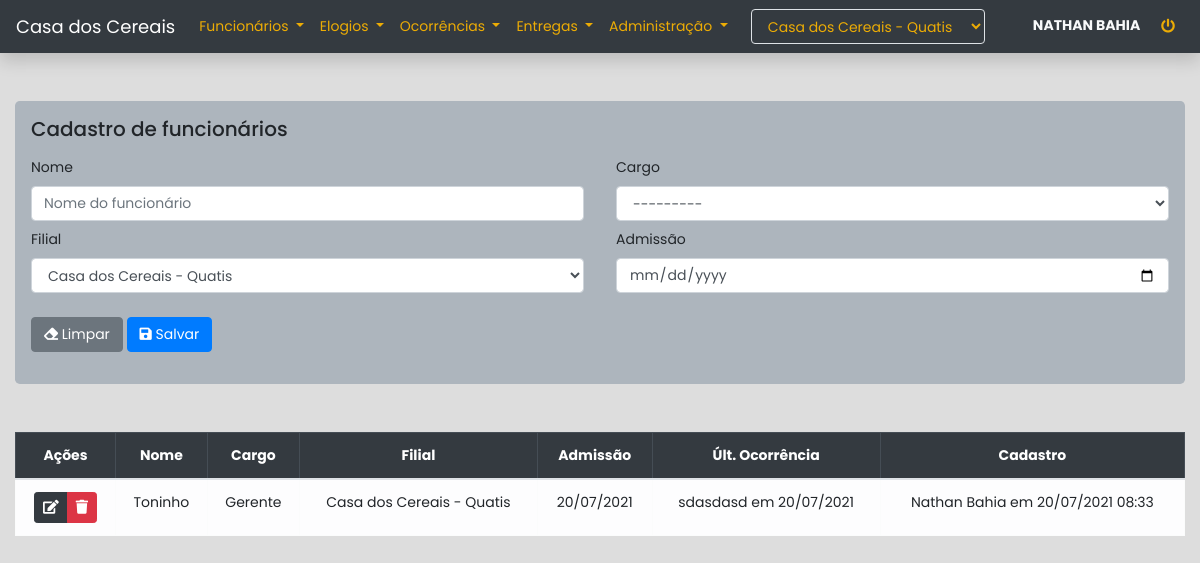
Page /funcionarios (signed in) on the earlier database version.
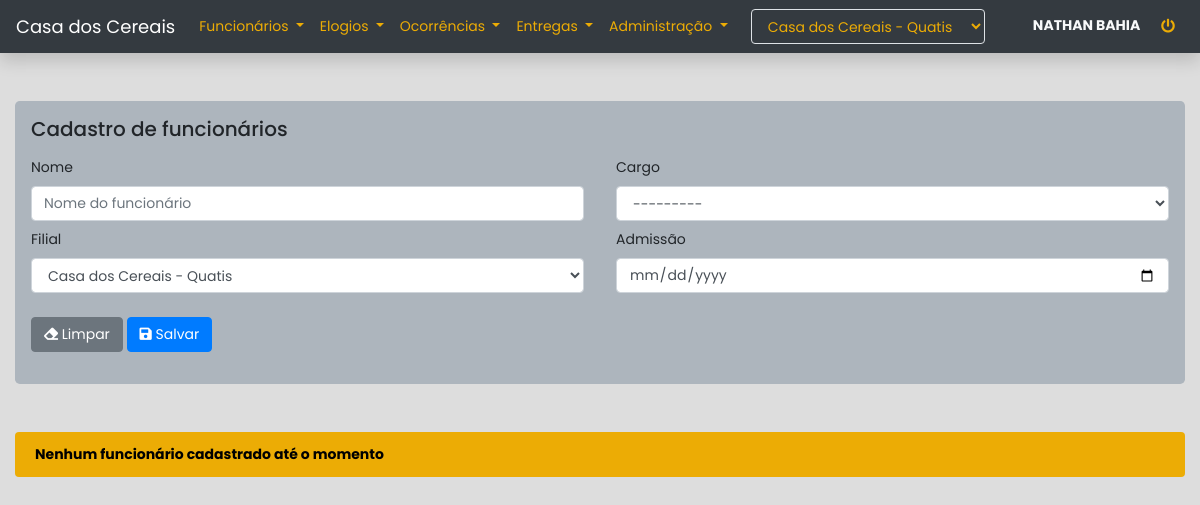
Same page on the later database version.
### apps/core/models.py (models this page shows, shortened)
class Base(models.Model):
    usuario = models.ForeignKey(get_user_model(), on_delete=models.SET_NULL, null=True)
    criacao = models.DateTimeField(auto_now_add=True)
    alteracao = models.DateTimeField(auto_now=True)
    ativo = models.BooleanField(default=True)
    class Meta:
        abstract = True
    @property
    def cadastro(self):
        dt = localtime(self.criacao)
        if self.usuario:
            return f"{self.usuario.get_full_name()} em {dt.strftime('%d/%m/%Y %H:%M')}"
        return f"Usuário excluído em {dt.strftime('%d/%m/%Y')}"

class Funcionario(Base):
    nome = models.CharField(max_length=255)
    admissao = models.DateField(blank=True, null=True)
    cargo = models.ForeignKey(Cargo, on_delete=models.SET_NULL, null=True, related_name='funcionarios')
    filial = models.ForeignKey(Filial, on_delete=models.CASCADE, related_name='funcionarios')
    class Meta:
        verbose_name = 'Funcionário'
        verbose_name_plural = 'Funcionários'
        ordering = ['nome']

class Cargo(Base):
    nome = models.CharField(max_length=255)
    filial = models.ForeignKey(Filial, on_delete=models.CASCADE)
    def __str__(self):
        return f'{self.nome}'
    class Meta:
        verbose_name = 'Cargo'
        verbose_name_plural = 'Cargos'
        ordering = ['nome']

class Filial(Base):
    nome = models.CharField(max_length=255)
    cidade = models.CharField(max_length=255)
    def __str__(self):
        return f'{self.nome} - {self.cidade}'
    class Meta:
        verbose_name = 'Filial'
        verbose_name_plural = 'Filiais'
        ordering = ['nome', 'cidade']

class Ocorrencia(Base):
    funcionario = models.ForeignKey(Funcionario, on_delete=models.CASCADE, related_name='ocorrencias')
    motivo = models.ForeignKey(Motivo, on_delete=models.SET_NULL, null=True)
    data = models.DateField()
    observacao = models.TextField()
    class Meta:
        verbose_name = 'Ocorrência'
        verbose_name_plural = 'Ocorrências'
        ordering = ['-data']

### apps/core/views.py (the view, shortened to what this page needs)
# urls.py: path('funcionarios', views.funcionarios, name='funcionarios'),
@login_required
def funcionarios(request, pk=None):
    usuario = request.user.perfil.latest('id')
    instance = None
    msg_sucesso = 'Funcionário cadastrado com sucesso'
    msg_erro = 'Falha ao cadastrar funcionário'
    if pk:
        instance = models.Funcionario.objects.get(pk=pk)
        msg_sucesso = 'Funcionário editado com sucesso'
        msg_erro = 'Falha ao editar funcionário'
    form = forms.FuncionarioForm(
        usuario=usuario,
        instance=instance
    )
    query = None
    if not instance:
        query = models.Funcionario.objects.filter(
            filial=usuario.filial,
            ativo=True
        )
    context = {
        'form': form,
        'instance': instance,
        'funcionarios': query,
    }
    return render(request, 'core/funcionarios/funcionarios.html', context)

### apps/core/context_processors.py (called while the page is built)
def usuario(request):
    if not request.user.is_authenticated:
        return {}
    context = {'usuario': {}}
    perfil = request.user.perfil.order_by('id').last()
    if perfil:
        context['usuario']['filial'] = perfil.filial
        context['usuario']['filiais'] = models.Filial.objects.all()
        if perfil.tipo == '2':
            context['usuario']['administrador'] = True
    return context

### apps/core/templates/core/funcionarios/funcionarios.html (shortened to what the changed rows need)
{% extends 'core/base.html' %}
{% load bootstrap4 %}
{% block content %}
<div class="container-fluid">
    <form method='post' class='my-5 jumbotron p-3' autocomplete="off">
        {% if instance %}
            <h5>Editar funcionário</h5>
        {% else %}
            <h5>Cadastro de funcionários</h5>
        {% endif %}
        <div class="row mx-0 mt-3">
        </div>
    </form>
    {% if not instance %}
        {% if funcionarios %}
            <div class="table-responsive mt-5">
                <table class="table table-bordered text-center">
                    <thead class="table-dark">
                        <tr>
                            <th>Ações</th>
                            <th>Nome</th>
                            <th>Cargo</th>
                            <th>Filial</th>
                            <th>Admissão</th>
                            <th>Últ. Ocorrência</th>
                            <th>Cadastro</th>
                        </tr>
                    </thead>
                    <tbody class="table-light">
                        {% for funcionario in funcionarios %}
                            <tr>
                                <td>
                                    <div class="btn-group">
                                        <a href="{% url 'core:edit_funcionarios' funcionario.id %}" class="btn btn-sm btn-dark" data-toggle="tooltip" title="Editar funcionário"><i class="fas fa-edit"></i></a>
                                        <button class="btn btn-sm btn-danger btn-delete-funcionario" data-funcionario="{{ funcionario.id }}" data-toggle="tooltip" title="Excluir funcionário"><i class="fas fa-trash"></i></button>
                                    </div>
                                </td>
                                <td>{{ funcionario.nome }}</td>
                                <td>{{ funcionario.cargo.nome }}</td>
                                <td>{{ funcionario.filial }}</td>
                                <td>{{ funcionario.admissao|date:'d/m/Y' }}</td>
                                {% if funcionario.ocorrencias.last.observacao %}
                                    <td>{{ funcionario.ocorrencias.last.observacao|truncatewords:20 }} em {{ funcionario.ocorrencias.last.criacao|date:'d/m/Y' }}</td>
                                {% else %}
                                    <td>- - -</td>
                                {% endif %}
                                <td>{{ funcionario.cadastro }}</td>
                            </tr>
                        {% endfor %}
                    </tbody>
                </table>
            </div>
            {% else %}
            <div class="alert alert-warning mt-5">
                Nenhum funcionário cadastrado até o momento
            </div>
        {% endif %}
    {% endif %}
</div>
{% endblock content %}

Differences in the rows shown:
no longer on this page (row edited): Funcionario: nome "Toninho", cargo.nome "Gerente", filial "Casa dos Cereais - Quatis", admissao "20/07/2021", ocorrencias.last.observacao "sdasdasd", ocorrencias.last.criacao "20/07/2021", cadastro "Nathan Bahia em 20/07/2021 08:33"
Other differences:
text no longer shown: "Ações Nome Cargo Filial Admissão Últ. Ocorrência Cadastro"
text now shown: "Nenhum funcionário cadastrado até o momento"
